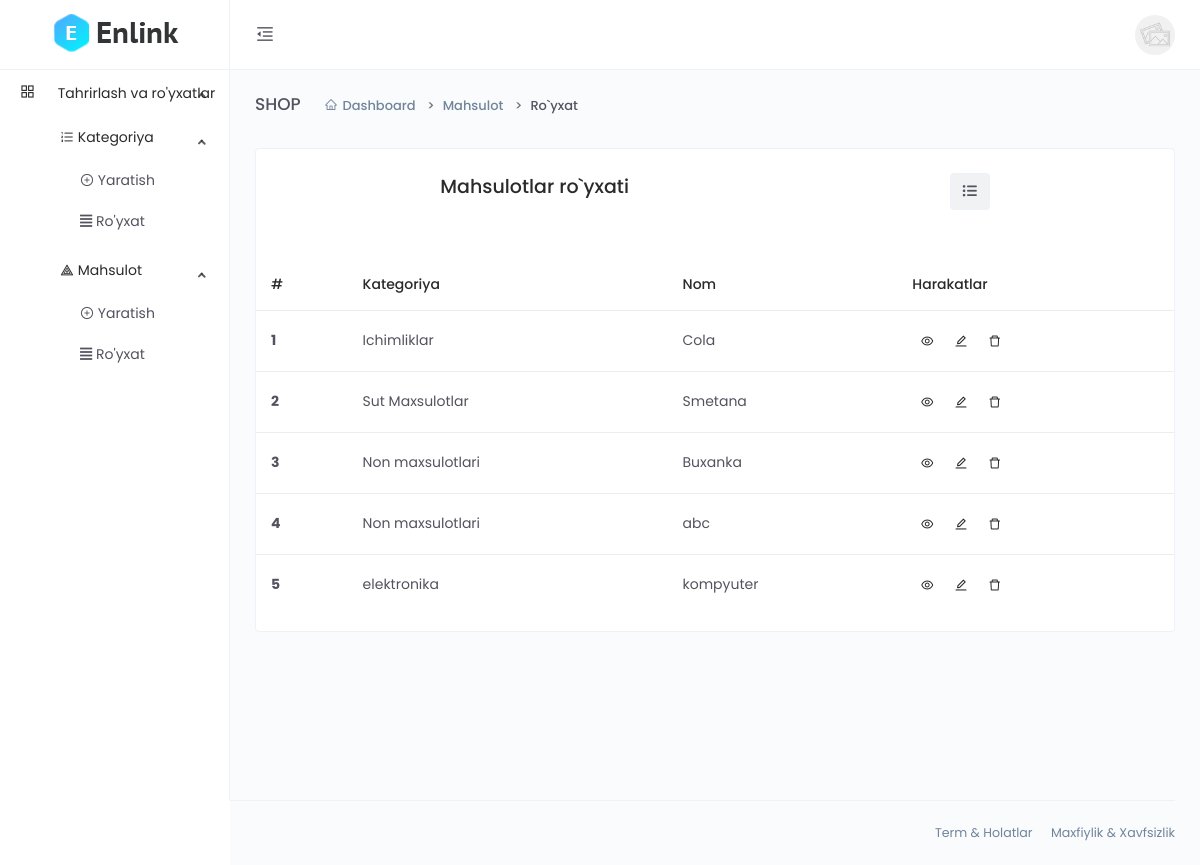
/dashboard/product-list (signed in), run on an earlier commit of the app's database.
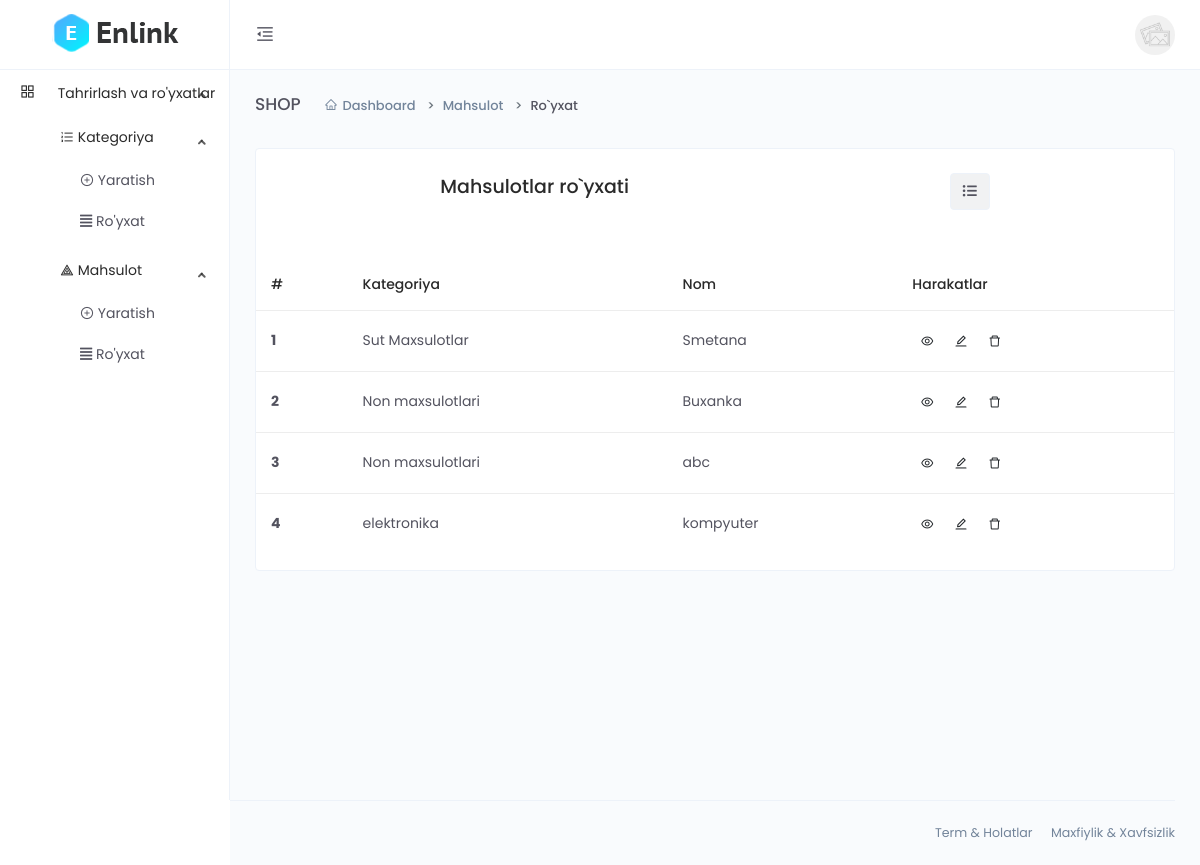
And on a later commit of the database.
### main/models.py (models this page shows, shortened)
class CodeGenerate(models.Model):
    code = models.CharField(max_length=255, blank=True,unique=True)
    class Meta:
        abstract = True

class Product(CodeGenerate):
    category = models.ForeignKey(Category, on_delete=models.CASCADE)
    name = models.CharField(max_length=255)
    body = models.TextField()
    price = models.DecimalField(decimal_places=2, max_digits=10)
    discount_price = models.DecimalField(decimal_places=2, max_digits=10,
                                         blank=True, null=True)
    banner_img = models.ImageField(upload_to='banner-img/')
    quantity = models.IntegerField()
    delivery = models.BooleanField(default=False)

class Category(CodeGenerate):
    name = models.CharField(max_length=255, unique=True)
    def __str__(self):
        return self.name

### main/funcs.py (the view)
    def wrapper(request, *args, **kwargs):
        if request.user.is_staff:
            result=func(request, *args, **kwargs)
        else:
            return redirect('front:index')
        return result

### main/dashboard/views.py (called while the page is built, shortened)
@staff_required
def product_list(request):
    categories = models.Category.objects.all()
    category_code = request.GET.get('category_code')
    queryset = models.Product.objects.all()
    context = {
          'queryset':queryset,
          'categories':categories,
          'category_code':category_code,
    }
    return render(request, 'dashboard/product/list.html', context)

### main/funcs.py (called while the page is built)
def staff_required(func):
    def wrapper(request, *args, **kwargs):
        if request.user.is_staff:
            result=func(request, *args, **kwargs)
        else:
            return redirect('front:index')
        return result
    return wrapper

### templates/dashboard/product/list.html (shortened to what this page needs)
{% extends 'dashboard/base.html' %}
{% block content %}
<div class="main-content">
    <div class="page-header">
        <h2 class="header-title">SHOP</h2>
        <div class="header-sub-title">
            <nav class="breadcrumb breadcrumb-dash">
                <a href="#" class="breadcrumb-item"><i class="anticon anticon-home m-r-5"></i>Dashboard</a>
                <a class="breadcrumb-item" href="#">Mahsulot</a>
                <span class="breadcrumb-item active">Ro`yxat</span>
            </nav>
        </div>
    </div>
    <div class="card">
        <div class="card-body">
            <div class="d-flex justify-content-around">
            <h4>Mahsulotlar ro`yxati</h4>
            <button type="button" class="input-group-text" data-toggle="modal" data-target=".bd-example-modal-xl"><i class="fas fa-list-ul"></i></button>
            </div>
            </div>
            <div class="m-t-25">
                <div class="table-responsive">
                    <table class="table">
                        <thead>
                            <tr>
                                <th scope="col">#</th>
                                <th scope="col">Kategoriya</th>
                                <th scope="col">Nom</th>
                                <th scope="col">Harakatlar</th>
                            </tr>
                        </thead>
                        <tbody>
                            {% for q in queryset %}
                            <tr>
                                <th scope="row">{{forloop.counter}}</th>
                                <td>{{q.category.name}}</td>
                                <td>{{q.name}}</td>
                                <td>
                                    <a href="{% url 'dashboard:product_detail' q.code %}" class="btn btn-icon btn-hover btn-sm btn-rounded">
                                        <i class="anticon anticon-eye"></i>
                                    </a>
                                    <a href="{% url 'dashboard:product_update' q.code %}" class="btn btn-icon btn-hover btn-sm btn-rounded">
                                        <i class="anticon anticon-edit"></i>
                                    </a>
                                    <button type="button" class="btn btn-icon btn-hover btn-sm btn-rounded" data-toggle="modal" data-target=".bd-example-modal-sm{{forloop.counter}}">
                                        <i class="anticon anticon-delete"></i>
                                    </button>
                                </td>
                            </tr>
                            {% endfor %}
                        </tbody>
                    </table>
                </div>
            </div>
        </div>
    </div>
</div>
{% endblock %}

What changed in the data, as far as the page shows it:
removed Product: category.name "Ichimliklar", name "Cola"
